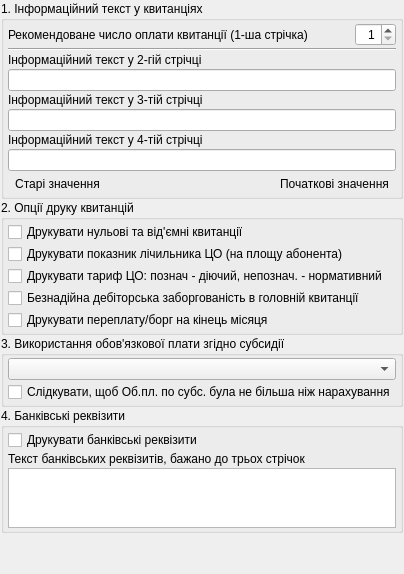
       <widget class="QWidget" name="tab_kvytanciiOptions">
        <attribute name="title">
         <string>Друк квитанцій</string>
        </attribute>
        <layout class="QVBoxLayout">
         <property name="spacing">
          <number>1</number>
         </property>
         <property name="leftMargin">
          <number>1</number>
         </property>
         <property name="topMargin">
          <number>1</number>
         </property>
         <property name="rightMargin">
          <number>1</number>
         </property>
         <property name="bottomMargin">
          <number>1</number>
         </property>
         <item>
          <widget class="QGroupBox" name="groupBox_2">
           <property name="title">
            <string>1. Інформаційний текст у квитанціях</string>
           </property>
           <layout class="QVBoxLayout">
            <property name="spacing">
             <number>2</number>
            </property>
            <property name="leftMargin">
             <number>4</number>
            </property>
            <property name="topMargin">
             <number>2</number>
            </property>
            <property name="rightMargin">
             <number>4</number>
            </property>
            <property name="bottomMargin">
             <number>2</number>
            </property>
            <item>
             <layout class="QHBoxLayout">
              <item>
               <widget class="QLabel" name="label_recomendedSplataDate">
                <property name="text">
                 <string>Рекомендоване число оплати квитанції (1-ша стрічка)</string>
                </property>
               </widget>
              </item>
              <item>
               <spacer>
                <property name="orientation">
                 <enum>Qt::Horizontal</enum>
                </property>
                <property name="sizeHint" stdset="0">
                 <size>
                  <width>40</width>
                  <height>20</height>
                 </size>
                </property>
               </spacer>
              </item>
              <item>
               <widget class="QSpinBox" name="spinBox_recomendedSplataDate">
                <property name="alignment">
                 <set>Qt::AlignRight|Qt::AlignTrailing|Qt::AlignVCenter</set>
                </property>
                <property name="minimum">
                 <number>1</number>
                </property>
                <property name="maximum">
                 <number>30</number>
                </property>
               </widget>
              </item>
             </layout>
            </item>
            <item>
             <widget class="Line" name="line_3">
              <property name="orientation">
               <enum>Qt::Horizontal</enum>
              </property>
             </widget>
            </item>
            <item>
             <layout class="QVBoxLayout">
              <property name="spacing">
               <number>2</number>
              </property>
              <item>
               <widget class="QLabel" name="label_infoText2Str">
                <property name="text">
                 <string>Інформаційний текст у 2-гій стрічці</string>
                </property>
               </widget>
              </item>
              <item>
               <widget class="QLineEdit" name="lineEdit_infoText2Str"/>
              </item>
             </layout>
            </item>
            <item>
             <layout class="QVBoxLayout">
              <property name="spacing">
               <number>2</number>
              </property>
              <item>
               <widget class="QLabel" name="label_infoText3Str">
                <property name="text">
                 <string>Інформаційний текст у 3-тій стрічці</string>
                </property>
               </widget>
              </item>
              <item>
               <widget class="QLineEdit" name="lineEdit_infoText3Str"/>
              </item>
             </layout>
            </item>
            <item>
             <layout class="QVBoxLayout" name="_8">
              <property name="spacing">
               <number>2</number>
              </property>
              <item>
               <widget class="QLabel" name="label_infoText4Str">
                <property name="text">
                 <string>Інформаційний текст у 4-тій стрічці</string>
                </property>
               </widget>
              </item>
              <item>
               <widget class="QLineEdit" name="lineEdit_infoText4Str"/>
              </item>
             </layout>
            </item>
            <item>
             <layout class="QHBoxLayout">
              <property name="spacing">
               <number>2</number>
              </property>
              <item>
               <widget class="QToolButton" name="toolButton_oldValues">
                <property name="text">
                 <string>Старі значення</string>
                </property>
                <property name="icon">
                 <iconset>
                  <normaloff>:/pictures/pictures/redeal.png</normaloff>:/pictures/pictures/redeal.png</iconset>
                </property>
                <property name="toolButtonStyle">
                 <enum>Qt::ToolButtonTextBesideIcon</enum>
                </property>
                <property name="autoRaise">
                 <bool>true</bool>
                </property>
               </widget>
              </item>
              <item>
               <spacer>
                <property name="orientation">
                 <enum>Qt::Horizontal</enum>
                </property>
                <property name="sizeHint" stdset="0">
                 <size>
                  <width>40</width>
                  <height>20</height>
                 </size>
                </property>
               </spacer>
              </item>
              <item>
               <widget class="QToolButton" name="toolButton_pochatkoviZnachennya">
                <property name="text">
                 <string>Початкові значення</string>
                </property>
                <property name="icon">
                 <iconset>
                  <normaloff>:/pictures/pictures/emblem-documents.png</normaloff>:/pictures/pictures/emblem-documents.png</iconset>
                </property>
                <property name="toolButtonStyle">
                 <enum>Qt::ToolButtonTextBesideIcon</enum>
                </property>
                <property name="autoRaise">
                 <bool>true</bool>
                </property>
               </widget>
              </item>
             </layout>
            </item>
           </layout>
          </widget>
         </item>
         <item>
          <widget class="QGroupBox" name="groupBox_6">
           <property name="title">
            <string>2. Опції друку квитанцій</string>
           </property>
           <layout class="QVBoxLayout" name="verticalLayout">
            <property name="spacing">
             <number>2</number>
            </property>
            <property name="leftMargin">
             <number>4</number>
            </property>
            <property name="topMargin">
             <number>2</number>
            </property>
            <property name="rightMargin">
             <number>4</number>
            </property>
            <property name="bottomMargin">
             <number>2</number>
            </property>
            <item>
             <widget class="QCheckBox" name="checkBox_printZeroNegativeKvyt">
              <property name="text">
               <string>Друкувати нульові та від'ємні квитанції</string>
              </property>
             </widget>
            </item>
            <item>
             <widget class="QCheckBox" name="checkBox_printPokaznBudLichCO">
              <property name="text">
               <string>Друкувати показник лічильника ЦО (на площу абонента)</string>
              </property>
             </widget>
            </item>
            <item>
             <widget class="QCheckBox" name="checkBox_printPokaznykOfType">
              <property name="text">
               <string>Друкувати тариф ЦО: познач - діючий, непознач. - нормативний</string>
              </property>
             </widget>
            </item>
            <item>
             <widget class="QCheckBox" name="checkBox_addBeznadiynaDebZaborgVGolovnKvyt">
              <property name="text">
               <string>Безнадійна дебіторська заборгованість в головній квитанції</string>
              </property>
             </widget>
            </item>
            <item>
             <widget class="QCheckBox" name="checkBox_addPereplataBorgNaKiMis">
              <property name="text">
               <string>Друкувати переплату/борг на кінець місяця</string>
              </property>
             </widget>
            </item>
           </layout>
          </widget>
         </item>
         <item>
          <widget class="QGroupBox" name="groupBox">
           <property name="title">
            <string>3. Використання обов'язкової плати згідно субсидії</string>
           </property>
           <layout class="QVBoxLayout" name="verticalLayout_2">
            <property name="spacing">
             <number>2</number>
            </property>
            <property name="leftMargin">
             <number>4</number>
            </property>
            <property name="topMargin">
             <number>2</number>
            </property>
            <property name="rightMargin">
             <number>4</number>
            </property>
            <property name="bottomMargin">
             <number>2</number>
            </property>
            <item>
             <widget class="QComboBox" name="comboBox_obovPlataSubs"/>
            </item>
            <item>
             <widget class="QCheckBox" name="checkBox_checkObovyazkPlataPoSubsAndNarah">
              <property name="text">
               <string>Слідкувати, щоб Об.пл. по субс. була не більша ніж нарахування</string>
              </property>
             </widget>
            </item>
           </layout>
          </widget>
         </item>
         <item>
          <widget class="QGroupBox" name="groupBox_7">
           <property name="title">
            <string>4. Банківські реквізити</string>
           </property>
           <layout class="QVBoxLayout" name="verticalLayout_3">
            <property name="spacing">
             <number>2</number>
            </property>
            <property name="leftMargin">
             <number>4</number>
            </property>
            <property name="topMargin">
             <number>2</number>
            </property>
            <property name="rightMargin">
             <number>4</number>
            </property>
            <property name="bottomMargin">
             <number>2</number>
            </property>
            <item>
             <widget class="QCheckBox" name="checkBox_printBankWiringInstructions">
              <property name="text">
               <string>Друкувати банківські реквізити</string>
              </property>
             </widget>
            </item>
            <item>
             <widget class="QLabel" name="label">
              <property name="text">
               <string>Текст банківських реквізитів, бажано до трьох стрічок</string>
              </property>
             </widget>
            </item>
            <item>
             <widget class="QPlainTextEdit" name="plainTextEdit_bankWiringInstructions">
              <property name="sizePolicy">
               <sizepolicy hsizetype="Preferred" vsizetype="Preferred">
                <horstretch>0</horstretch>
                <verstretch>0</verstretch>
               </sizepolicy>
              </property>
              <property name="maximumSize">
               <size>
                <width>16777215</width>
                <height>60</height>
               </size>
              </property>
             </widget>
            </item>
           </layout>
          </widget>
         </item>
         <item>
          <spacer>
           <property name="orientation">
            <enum>Qt::Vertical</enum>
           </property>
           <property name="sizeHint" stdset="0">
            <size>
             <width>20</width>
             <height>40</height>
            </size>
           </property>
          </spacer>
         </item>
        </layout>
       </widget>
